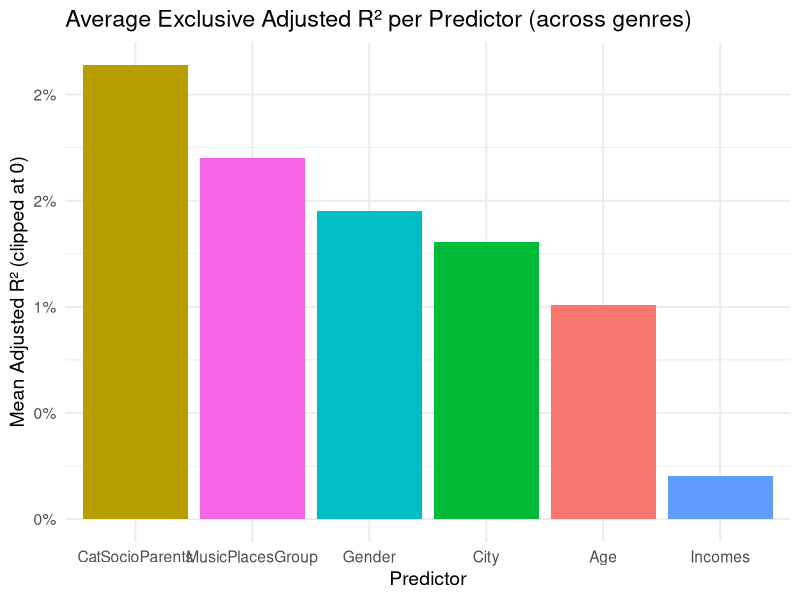

The R source for this figure:
library(tidyverse)

# Charger les données
df <- read.csv("full_questionnaire_data.csv")

# Créer la variable MusicPlacesGroup à partir des lieux d’écoute en italien
group_1 <- c("Locale", "In strada", "Serata in appartamento", "In auto", "In strada")
group_2 <- c( "Chiesa")
group_3 <- c("Altro")

# Créer une colonne de groupe à partir des réponses (si plusieurs colonnes, il faudra adapter)
df$MusicPlacesGroup <- NA

df$MusicPlacesGroup[df$MusicPlaces %in% group_1] <- "G1"
df$MusicPlacesGroup[df$MusicPlaces %in% group_2] <- "G2"
df$MusicPlacesGroup[df$MusicPlaces %in% group_3] <- "G3"

df$MusicPlacesGroup <- as.factor(df$MusicPlacesGroup)

# Liste des genres
genre_vars <- paste0("genre_", 1:19)

# Fixe les trois premiers prédicteurs
fixed_predictors <- c("Age", "Gender", "CatSocioParents")
other_predictors <- c("City", "Incomes", "MusicPlacesGroup")

# Nombre d'itérations
n_iter <- 100

# Fonction pour calculer les adjusted R² exclusifs dans un ordre donné
compute_adj_r2_decomp <- function(df, genre, predictors_order) {
  r2_values <- numeric(length(predictors_order))
  formula_base <- paste0(genre, " ~ ")
  
  for (i in seq_along(predictors_order)) {
    current_predictors <- predictors_order[1:i]
    formula <- as.formula(paste0(formula_base, paste(current_predictors, collapse = " + ")))
    model <- lm(formula, data = df)
    r2_values[i] <- summary(model)$adj.r.squared
  }
  
  exclusive_r2 <- c(r2_values[1], diff(r2_values))
  exclusive_r2 <- pmax(exclusive_r2, 0)  # Clip négatifs à zéro
  names(exclusive_r2) <- predictors_order
  return(exclusive_r2)
}

# Répéter pour chaque genre et chaque permutation
all_results <- list()
for (iter in 1:n_iter) {
  permuted_rest <- sample(other_predictors)
  predictors_perm <- c(fixed_predictors, permuted_rest)
  
  for (genre in genre_vars) {
    r2_explained <- compute_adj_r2_decomp(df, genre, predictors_perm)
    temp_df <- data.frame(Predictor = names(r2_explained),
                          R2 = r2_explained,
                          Genre = genre,
                          Iter = iter)
    all_results[[length(all_results) + 1]] <- temp_df
  }
}

# Combiner et résumer
results_df <- bind_rows(all_results)

summary_df <- results_df %>%
  group_by(Predictor) %>%
  summarise(mean_R2 = mean(R2, na.rm = TRUE)) %>%
  arrange(desc(mean_R2))

# Plot
ggplot(summary_df, aes(x = reorder(Predictor, -mean_R2), y = mean_R2, fill = Predictor)) +
  geom_col(show.legend = FALSE) +
  theme_minimal(base_size = 14) +
  labs(x = "Predictor", y = "Mean Adjusted R² (clipped at 0)",
       title = "Average Exclusive Adjusted R² per Predictor (across genres)") +
  scale_y_continuous(labels = scales::percent_format(accuracy = 1))
